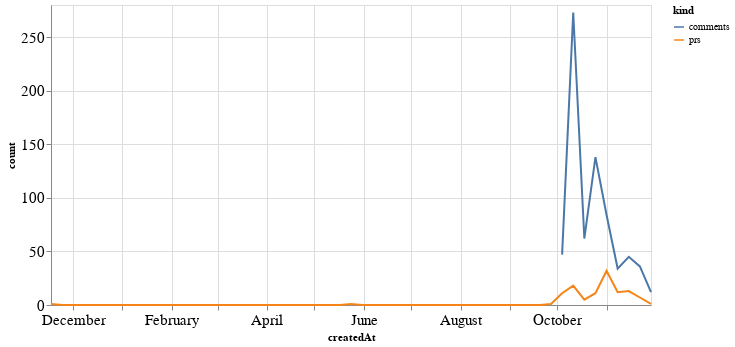

The cell this chart's notebook holds for it:
### Code cell
alt.Chart(total_time, width=600).mark_line().encode(
    x='createdAt',
    y='count',
    color='kind'
)

### Figure 1 — Vega-Lite specification as saved in the notebook (floating-point values rounded to 4 significant figures)
{"config": {"axisLeft": {"labelFontSize": 15}, "axisBottom": {"labelFontSize": 15}}, "data": {"name": "data-98bc46b4c52e2b9a705c69d14971cd9f"}, "mark": "line", "encoding": {"color": {"type": "nominal", "field": "kind"}, "x": {"type": "temporal", "field": "createdAt"}, "y": {"type": "quantitative", "field": "count"}}, "width": 600, "$schema": "https://vega.github.io/schema/vega-lite/v4.8.1.json", "datasets": {"data-98bc46b4c52e2b9a705c69d14971cd9f": [{"createdAt": "2019-11-17T00:00:00", "kind": "prs", "count": 1.0}, {"createdAt": "2019-11-24T00:00:00", "kind": "prs", "count": 0.0}, {"createdAt": "2019-12-01T00:00:00", "kind": "prs", "count": 0.0}, {"createdAt": "2019-12-08T00:00:00", "kind": "prs", "count": 0.0}, {"createdAt": "2019-12-15T00:00:00", "kind": "prs", "count": 0.0}, {"createdAt": "2019-12-22T00:00:00", "kind": "prs", "count": 0.0}, {"createdAt": "2019-12-29T00:00:00", "kind": "prs", "count": 0.0}, {"createdAt": "2020-01-05T00:00:00", "kind": "prs", "count": 0.0}, {"createdAt": "2020-01-12T00:00:00", "kind": "prs", "count": 0.0}, {"createdAt": "2020-01-19T00:00:00", "kind": "prs", "count": 0.0}, {"createdAt": "2020-01-26T00:00:00", "kind": "prs", "count": 0.0}, {"createdAt": "2020-02-02T00:00:00", "kind": "prs", "count": 0.0}, {"createdAt": "2020-02-09T00:00:00", "kind": "prs", "count": 0.0}, {"createdAt": "2020-02-16T00:00:00", "kind": "prs", "count": 0.0}, {"createdAt": "2020-02-23T00:00:00", "kind": "prs", "count": 0.0}, {"createdAt": "2020-03-01T00:00:00", "kind": "prs", "count": 0.0}, {"createdAt": "2020-03-08T00:00:00", "kind": "prs", "count": 0.0}, {"createdAt": "2020-03-15T00:00:00", "kind": "prs", "count": 0.0}, {"createdAt": "2020-03-22T00:00:00", "kind": "prs", "count": 0.0}, {"createdAt": "2020-03-29T00:00:00", "kind": "prs", "count": 0.0}, {"createdAt": "2020-04-05T00:00:00", "kind": "prs", "count": 0.0}, {"createdAt": "2020-04-12T00:00:00", "kind": "prs", "count": 0.0}, {"createdAt": "2020-04-19T00:00:00", "kind": "prs", "count": 0.0}, {"createdAt": "2020-04-26T00:00:00", "kind": "prs", "count": 0.0}, {"createdAt": "2020-05-03T00:00:00", "kind": "prs", "count": 0.0}, {"createdAt": "2020-05-10T00:00:00", "kind": "prs", "count": 0.0}, {"createdAt": "2020-05-17T00:00:00", "kind": "prs", "count": 0.0}, {"createdAt": "2020-05-24T00:00:00", "kind": "prs", "count": 1.0}, {"createdAt": "2020-05-31T00:00:00", "kind": "prs", "count": 0.0}, {"createdAt": "2020-06-07T00:00:00", "kind": "prs", "count": 0.0}, {"createdAt": "2020-06-14T00:00:00", "kind": "prs", "count": 0.0}, {"createdAt": "2020-06-21T00:00:00", "kind": "prs", "count": 0.0}, {"createdAt": "2020-06-28T00:00:00", "kind": "prs", "count": 0.0}, {"createdAt": "2020-07-05T00:00:00", "kind": "prs", "count": 0.0}, {"createdAt": "2020-07-12T00:00:00", "kind": "prs", "count": 0.0}, {"createdAt": "2020-07-19T00:00:00", "kind": "prs", "count": 0.0}, {"createdAt": "2020-07-26T00:00:00", "kind": "prs", "count": 0.0}, {"createdAt": "2020-08-02T00:00:00", "kind": "prs", "count": 0.0}, {"createdAt": "2020-08-09T00:00:00", "kind": "prs", "count": 0.0}, {"createdAt": "2020-08-16T00:00:00", "kind": "prs", "count": 0.0}, {"createdAt": "2020-08-23T00:00:00", "kind": "prs", "count": 0.0}, {"createdAt": "2020-08-30T00:00:00", "kind": "prs", "count": 0.0}, {"createdAt": "2020-09-06T00:00:00", "kind": "prs", "count": 0.0}, {"createdAt": "2020-09-13T00:00:00", "kind": "prs", "count": 0.0}, {"createdAt": "2020-09-20T00:00:00", "kind": "prs", "count": 0.0}, {"createdAt": "2020-09-27T00:00:00", "kind": "prs", "count": 1.0}, {"createdAt": "2020-10-04T00:00:00", "kind": "prs", "count": 11.0}, {"createdAt": "2020-10-11T00:00:00", "kind": "prs", "count": 18.0}, {"createdAt": "2020-10-18T00:00:00", "kind": "prs", "count": 5.0}, {"createdAt": "2020-10-25T00:00:00", "kind": "prs", "count": 11.0}, {"createdAt": "2020-11-01T00:00:00", "kind": "prs", "count": 32.0}, {"createdAt": "2020-11-08T00:00:00", "kind": "prs", "count": 12.0}, {"createdAt": "2020-11-15T00:00:00", "kind": "prs", "count": 13.0}, {"createdAt": "2020-11-22T00:00:00", "kind": "prs", "count": 7.0}, {"createdAt": "2020-11-29T00:00:00", "kind": "prs", "count": 1.0}, {"createdAt": "2019-11-17T00:00:00", "kind": "comments", "count": null}, {"createdAt": "2019-11-24T00:00:00", "kind": "comments", "count": null}, {"createdAt": "2019-12-01T00:00:00", "kind": "comments", "count": null}, {"createdAt": "2019-12-08T00:00:00", "kind": "comments", "count": null}, {"createdAt": "2019-12-15T00:00:00", "kind": "comments", "count": null}, {"createdAt": "2019-12-22T00:00:00", "kind": "comments", "count": null}, {"createdAt": "2019-12-29T00:00:00", "kind": "comments", "count": null}, {"createdAt": "2020-01-05T00:00:00", "kind": "comments", "count": null}, {"createdAt": "2020-01-12T00:00:00", "kind": "comments", "count": null}, {"createdAt": "2020-01-19T00:00:00", "kind": "comments", "count": null}, {"createdAt": "2020-01-26T00:00:00", "kind": "comments", "count": null}, {"createdAt": "2020-02-02T00:00:00", "kind": "comments", "count": null}, {"createdAt": "2020-02-09T00:00:00", "kind": "comments", "count": null}, {"createdAt": "2020-02-16T00:00:00", "kind": "comments", "count": null}, {"createdAt": "2020-02-23T00:00:00", "kind": "comments", "count": null}, {"createdAt": "2020-03-01T00:00:00", "kind": "comments", "count": null}, {"createdAt": "2020-03-08T00:00:00", "kind": "comments", "count": null}, {"createdAt": "2020-03-15T00:00:00", "kind": "comments", "count": null}, {"createdAt": "2020-03-22T00:00:00", "kind": "comments", "count": null}, {"createdAt": "2020-03-29T00:00:00", "kind": "comments", "count": null}, {"createdAt": "2020-04-05T00:00:00", "kind": "comments", "count": null}, {"createdAt": "2020-04-12T00:00:00", "kind": "comments", "count": null}, {"createdAt": "2020-04-19T00:00:00", "kind": "comments", "count": null}, {"createdAt": "2020-04-26T00:00:00", "kind": "comments", "count": null}, {"createdAt": "2020-05-03T00:00:00", "kind": "comments", "count": null}, {"createdAt": "2020-05-10T00:00:00", "kind": "comments", "count": null}, {"createdAt": "2020-05-17T00:00:00", "kind": "comments", "count": null}, {"createdAt": "2020-05-24T00:00:00", "kind": "comments", "count": null}, {"createdAt": "2020-05-31T00:00:00", "kind": "comments", "count": null}, {"createdAt": "2020-06-07T00:00:00", "kind": "comments", "count": null}, {"createdAt": "2020-06-14T00:00:00", "kind": "comments", "count": null}, {"createdAt": "2020-06-21T00:00:00", "kind": "comments", "count": null}, {"createdAt": "2020-06-28T00:00:00", "kind": "comments", "count": null}, {"createdAt": "2020-07-05T00:00:00", "kind": "comments", "count": null}, {"createdAt": "2020-07-12T00:00:00", "kind": "comments", "count": null}, {"createdAt": "2020-07-19T00:00:00", "kind": "comments", "count": null}, {"createdAt": "2020-07-26T00:00:00", "kind": "comments", "count": null}, {"createdAt": "2020-08-02T00:00:00", "kind": "comments", "count": null}, {"createdAt": "2020-08-09T00:00:00", "kind": "comments", "count": null}, {"createdAt": "2020-08-16T00:00:00", "kind": "comments", "count": null}, {"createdAt": "2020-08-23T00:00:00", "kind": "comments", "count": null}, {"createdAt": "2020-08-30T00:00:00", "kind": "comments", "count": null}, {"createdAt": "2020-09-06T00:00:00", "kind": "comments", "count": null}, {"createdAt": "2020-09-13T00:00:00", "kind": "comments", "count": null}, {"createdAt": "2020-09-20T00:00:00", "kind": "comments", "count": null}, {"createdAt": "2020-09-27T00:00:00", "kind": "comments", "count": null}, {"createdAt": "2020-10-04T00:00:00", "kind": "comments", "count": 47.0}, {"createdAt": "2020-10-11T00:00:00", "kind": "comments", "count": 273.0}, {"createdAt": "2020-10-18T00:00:00", "kind": "comments", "count": 62.0}, {"createdAt": "2020-10-25T00:00:00", "kind": "comments", "count": 138.0}, {"createdAt": "2020-11-01T00:00:00", "kind": "comments", "count": 84.0}, {"createdAt": "2020-11-08T00:00:00", "kind": "comments", "count": 34.0}, {"createdAt": "2020-11-15T00:00:00", "kind": "comments", "count": 45.0}, {"createdAt": "2020-11-22T00:00:00", "kind": "comments", "count": 36.0}, {"createdAt": "2020-11-29T00:00:00", "kind": "comments", "count": 12.0}]}}
